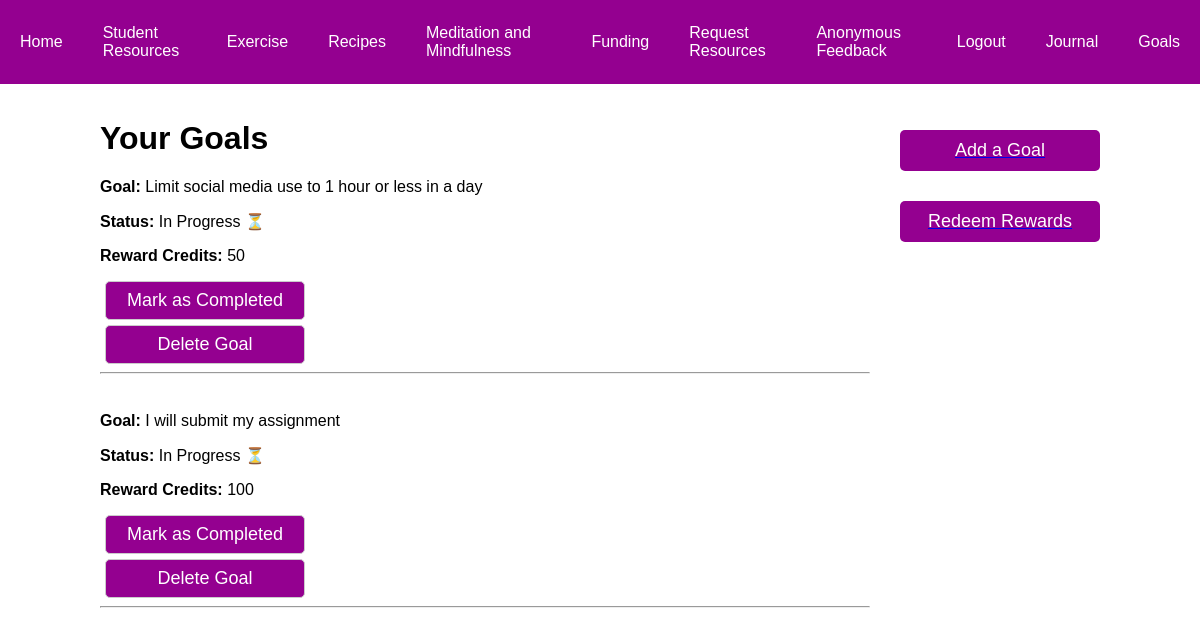
The page /goals.php (signed in) on the database its author committed.
### tables this page shows
CREATE TABLE IF NOT EXISTS `goals` (
  `goal_id` int NOT NULL AUTO_INCREMENT,
  `user_id` int NOT NULL,
  `goal` varchar(255) NOT NULL,
  `is_completed` tinyint(1) DEFAULT '0',
  `reward_credits` int NOT NULL,
  PRIMARY KEY (`goal_id`),
  KEY `user_id` (`user_id`)
);

### goals.php (the view, shortened to what this page needs)
<?php
$host = 'localhost';
$dbname = 'fyp';
$username = 'root';
$password = '';
try {
    $pdo = new PDO("mysql:host=$host;dbname=$dbname", $username, $password);
    $pdo->setAttribute(PDO::ATTR_ERRMODE, PDO::ERRMODE_EXCEPTION);
} catch (PDOException $e) {
    die("Connection failed: " . $e->getMessage());
}
$user_id = $_SESSION['user_id'];
$stmt = $pdo->prepare("SELECT goal_id, goal, is_completed, reward_credits FROM goals WHERE user_id = ?");
$stmt->execute([$user_id]);
$goals = $stmt->fetchAll();
?>
<!DOCTYPE html>
<html lang="en">
<head>
    <link rel="stylesheet" href="css/styles.css">
</head>
<body>
    <nav>
        <ul>
            <li><a href="index.php">Home</a></li>
            <li><a href="year-resources.php">Student Resources</a></li>
            <li><a href="exercise.php">Exercise</a></li>
            <li><a href="nutrition.php">Recipes</a></li>
            <li><a href="meditation-mindfulness.php">Meditation and Mindfulness</a></li>
            <li><a href="funding.php">Funding</a></li>
            <li><a href="questionnaire.php">Request Resources</a></li>
            <li><a href="anonymous-feedback.php">Anonymous Feedback</a></li>
            <?php if (isset($_SESSION['user_id'])): ?>
                <li><a href="logout.php">Logout</a></li>
                <li><a href="journal.php">Journal</a></li>
                <li><a href="goals.php">Goals</a></li>
            <?php else: ?>
                <li><a href="login.php">Login</a></li>
            <?php endif; ?>
        </ul>
    </nav>
    <div class="goals-container">
    <div class="goals-left">
        <h1 class="goals-header">Your Goals</h1>
        <?php if ($goals): ?>
            <ul class="goals-list">
                <?php foreach ($goals as $goal): ?>
                    <li>
                        <p><strong>Goal:</strong> <?= htmlspecialchars($goal['goal']) ?></p>
                        <p><strong>Status:</strong> <?= $goal['is_completed'] ? "Completed ✅" : "In Progress ⏳" ?></p>
                        <p><strong>Reward Credits:</strong> <?= htmlspecialchars($goal['reward_credits']) ?></p>
                        <form method="POST" onsubmit="return confirmAction(this.querySelector('button:focus'))">
                            <button type="submit" name="action" value="complete" class="complete-btn">Mark as Completed</button>
                            <button type="submit" name="action" value="delete" class="delete-btn">Delete Goal</button>
                        </form>
                        <hr>
                    </li>
                <?php endforeach; ?>
            </ul>
        <?php else: ?>
            <p>No goals found. <a href="goals-add.php">Add a new goal</a>.</p>
        <?php endif; ?>
    </div>
    <div class="goals-right">
        <a href="goals-add.php"><button class="add-goal-btn">Add a Goal</button></a>
        <a href="goals-redeem.php"><button class="redeem-rewards-btn">Redeem Rewards</button></a>
    </div>
</div>
</body>
</html>

### css/styles.css (style rules this page uses)
body { font-family: Arial, sans-serif; margin: 0; padding: 0; box-sizing: border-box; }
nav { background-color: #940090; display: flex; justify-content: center; align-items: center; padding: 10px 0; position: fixed; top: 0; width: 100%; z-index: 1000; }
nav ul { list-style-type: none; margin: 0; padding: 0; display: flex; }
nav ul li { display: flex; align-items: center; }
nav ul li a { color: #fff; padding: 14px 20px; text-decoration: none; display: block; font-size: 16px; transition: background-color 0.3s ease; }
button { padding: 12px 20px; background-color: #940090; color: white; font-size: 18px; border: none; border-radius: 5px; cursor: pointer; width: 100%; transition: background-color 0.3s ease; }
.goals-header { margin-top: 100px; }
.goals-container { display: flex; justify-content: space-between; gap: 30px; margin: 0 auto; max-width: 1000px; padding: 20px; }
.goals-left { flex: 1; }
.goals-right { margin-top: 100px; display: flex; flex-direction: column; justify-content: flex-start; gap: 10px; width: 200px; }
.goals-list { list-style-type: none; padding: 0; }
.goals-list li { margin-bottom: 20px; padding-bottom: 10px; }
.add-goal-btn, .redeem-rewards-btn { padding: 10px 20px; margin: 10px 0; background-color: #940090; color: white; border: none; cursor: pointer; width: 100%; }
.complete-btn, .delete-btn { margin: 5px; padding: 8px 16px; background-color: #940090; border: 1px solid #ccc; cursor: pointer; width: 200px; text-align: center; }
button { background-color: #940090; color: white; border: none; padding: 0.75rem 1.5rem; border-radius: 5px; cursor: pointer; transition: background 0.3s; display: block; margin: 1rem auto; }

### rows shown on the page
goals: goal "Limit social media use to 1 hour or less in a day", is_completed "In Progress ⏳", reward_credits "50"
goals: goal "I will submit my assignment", is_completed "In Progress ⏳", reward_credits "100"
